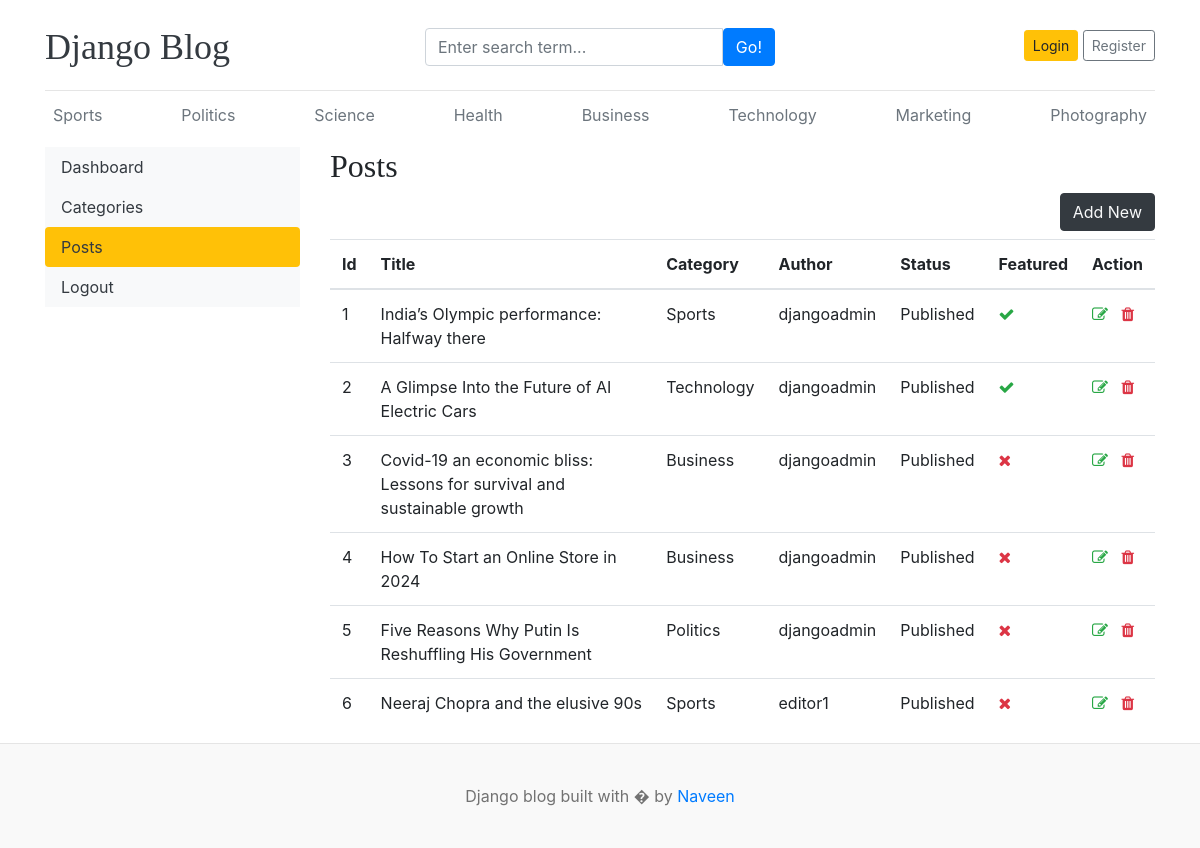
/dashboard/posts/, run on an earlier commit of the app's database.
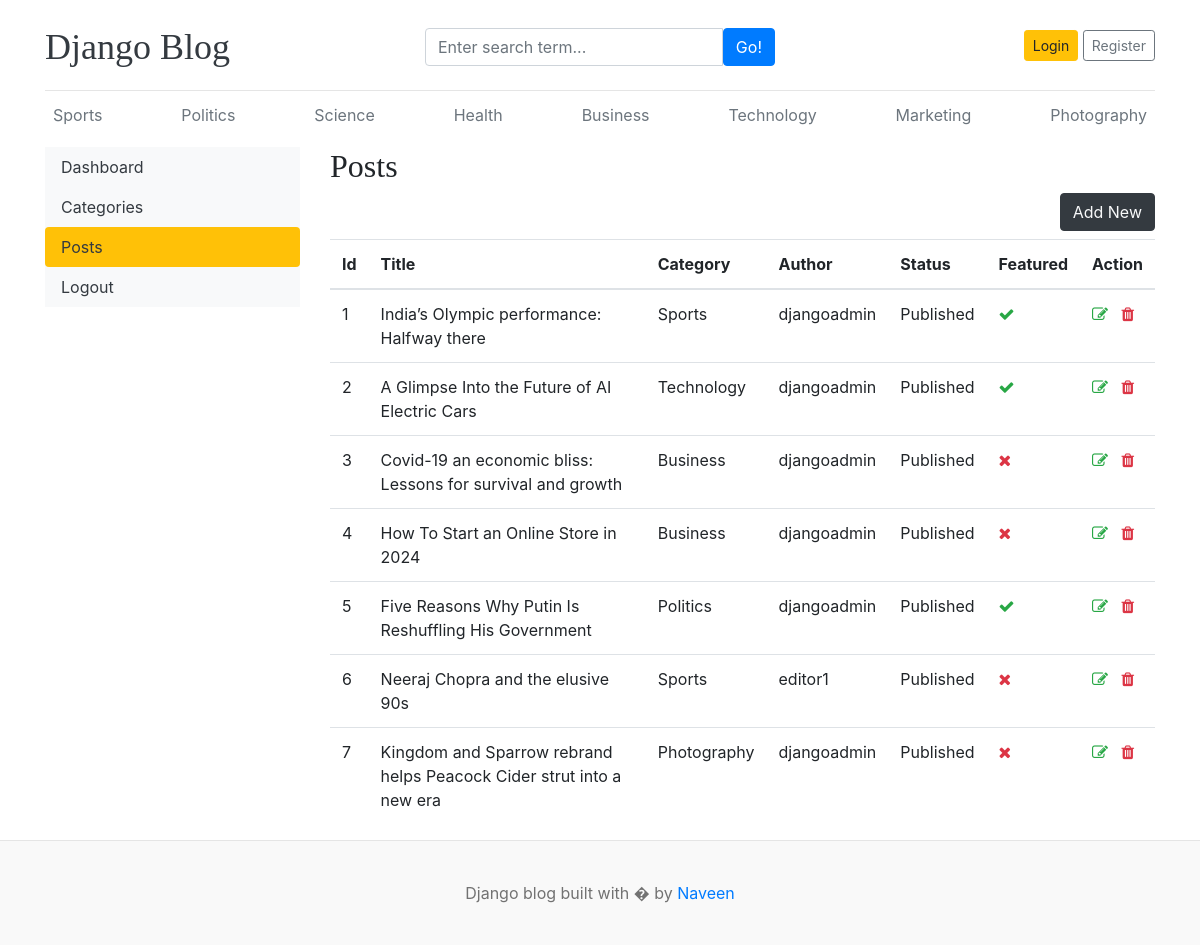
And on a later commit of the database.
### blog_mod/models.py (models this page shows, shortened)
class Category(models.Model):
    category_name = models.CharField(max_length=50, unique=True)
    created_at = models.DateTimeField(auto_now_add=True)
    updated_at = models.DateTimeField(auto_now=True)
    class Meta:
        verbose_name_plural = "categories"
    def __str__(self) -> str:
        return self.category_name

class Blog(models.Model):
    title = models.CharField(max_length=100)
    slug = models.SlugField(max_length=150, unique=True, blank=True) # blank=true means it is optional field
    category = models.ForeignKey(Category, on_delete=models.CASCADE)
    author = models.ForeignKey(User, models.CASCADE)
    featured_image = models.ImageField(upload_to="uploads/%Y/%m/%d")
    short_description = models.TextField(max_length=500)
    blog_body = models.TextField(max_length=2000)
    status = models.CharField(max_length=20, choices=STATUS_CHOICES, default="Drafts")
    is_featured = models.BooleanField(default=False)
    created_at = models.DateTimeField(auto_now_add=True)
    updated_at = models.DateTimeField(auto_now=True)

### dashboard/views.py (the view)
# urls.py: path("posts/", views.posts, name="posts"),
def posts(request):
    posts = Blog.objects.all()  # posts has a list of objects(blog posts)
    context = {"posts": posts}
    return render(request, "dashboard/posts.html", context)

### blog_mod/context_processors.py (called while the page is built)
def get_category(request):
    categories = Category.objects.all()
    return dict(categories=categories)

def get_socialLinks(request):
    social_links = SocialLinks.objects.all()
    return dict(social_links=social_links)

### templates/dashboard/posts.html (shortened to what this page needs)
{% extends 'base.html' %}
{% block content %}
  <div class="row">
    {% include 'dashboard/sidebar.html' %}
    <div class="col-md-9">
      <h2>Posts</h2>
      <a href="{% url 'add_post' %}" class="btn btn-dark text-light float-right mb-2">Add New</a>
      <table class="table table-hover">
        <thead>
          <tr>
            <th>Id</th>
            <th>Title</th>
            <th>Category</th>
            <th>Author</th>
            <th>Status</th>
            <th>Featured</th>
            <th>Action</th>
          </tr>
        </thead>
        <tbody>
          {% for post in posts %}
            <tr>
              <td>{{ forloop.counter }}</td>
              <td>{{ post.title }}</td>
              <td>{{ post.category }}</td>
              <td>{{ post.author }}</td>
              <td>{{ post.status }}</td>
              <td>
                {% if post.is_featured %}
                  <i class="fa fa-check text-success"></i>
                {% else %}
                  <i class="fa fa-times text-danger"></i>
                {% endif %}
              </td>
              <td>
                <a href="{% url 'edit_post' post.id %}"><i class="fa fa-edit text-success"></i></a>
                <a href="{% url 'delete_post' post.id %}"><i class="fa fa-trash text-danger"></i></a>
              </td>
            </tr>
          {% endfor %}
        </tbody>
      </table>
    </div>
  </div>
{% endblock %}

### templates/base.html (shortened to what this page needs)
{% load static %}
<!DOCTYPE html>
<html lang="en">
  <head>
    <link href="https://getbootstrap.com/docs/4.0/dist/css/bootstrap.min.css" rel="stylesheet" />
    <link rel="stylesheet" href="https://cdnjs.cloudflare.com/ajax/libs/font-awesome/4.7.0/css/font-awesome.min.css">
    <link href="{% static 'css/blog.css' %}" rel="stylesheet" />
  </head>
  <body>
    <div class="container">
      <header class="blog-header py-3">
        <div class="row flex-nowrap justify-content-between align-items-center">
          <div class="col-4 pt-1">
            <a class="blog-header-logo text-dark" href="/">Django Blog</a>
          </div>
          <div class="col-4 pt-1">
            <form action="{% url 'search' %}" method="GET">
              <div class="input-group">
                <input class="form-control" type="text" name="keyword" placeholder="Enter search term..." aria-label="Enter search term..." aria-describedby="button-search" />
                <button type="submit" class="btn btn-primary" id="button-search" type="button">Go!</button>
              </div>
            </form>
          </div>
          <div class="col-4 d-flex justify-content-end align-items-center">
            {% if not user.is_authenticated %}
              <a class="btn btn-sm btn-warning" href="{% url 'login' %}">Login</a> &nbsp;
              <a class="btn btn-sm btn-outline-secondary" href="{% url 'register' %}">Register</a>
            {% else %}
              <span><a class="btn btn-sm btn-warning" href="{% url 'dashboard' %}">Dashboard</a></span>
              &emsp;
              <span><a class="btn btn-sm btn-warning" href="{% url 'logout' %}">Logout</a></span>
            {% endif %}
          </div>
        </div>
      </header>
      <div class="nav-scroller py-1 mb-2">
        <nav class="nav d-flex justify-content-between">
          {% for cat in categories %}
            <a class="p-2 text-muted" href="{% url 'posts_by_category' cat.id %}">{{ cat.category_name }}</a>
          {% endfor %}
        </nav>
      </div>
      {% block content %}
      {% endblock %}
    </div>
    <footer class="blog-footer">
      <p>
        Django blog built with � by <a href="#">Naveen</a>
      </p>
    </footer>
  </body>
</html>

### templates/dashboard/sidebar.html (shortened to what this page needs)
<div class="col-md-3">
  <div class="nav flex-column nav-pills bg-light" aria-orientation="vertical">
    <a href="{% url 'dashboard' %}" class="nav-link text-dark {% if '/dashboard/' == request.path %}bg-warning{% endif %}">Dashboard</a>
    <a href="{% url 'categories' %}" class="nav-link text-dark {% if '/dashboard/categories/' == request.path %}bg-warning{% endif %}">Categories</a>
    <a href="{% url 'posts' %}" class="nav-link text-dark {% if '/dashboard/posts/' == request.path %}bg-warning{% endif %}">Posts</a>
    <a href="" class="nav-link text-dark">Logout</a>
  </div>
</div>

### static/css/blog.css (style rules this page uses)
.blog-header { border-bottom: 1px solid #e5e5e5; }
.blog-header-logo { font-family: "Playfair Display", Georgia, "Times New Roman", serif; font-size: 2.25rem; }
h1, h2, h3, h4, h5, h6 { font-family: "Playfair Display", Georgia, "Times New Roman", serif; }
.blog-footer { padding: 2.5rem 0; color: #727272; text-align: center; background-color: #f9f9f9; border-top: .05rem solid #e5e5e5; }
.blog-footer p:last-child { margin-bottom: 0; }

What changed in the data, as far as the page shows it:
changed Blog: title "Covid-19 an economic bliss: Lessons for survival and sustainable growth" → "Covid-19 an economic bliss: Lessons for survival and growth"
changed Blog "Five Reasons Why Putin Is Reshuffling His Government": is_featured False → True (drawn)
added Blog: title "Kingdom and Sparrow rebrand helps Peacock Cider strut into a new era", category "Photography", author "djangoadmin", status "Published", is_featured False (drawn)
